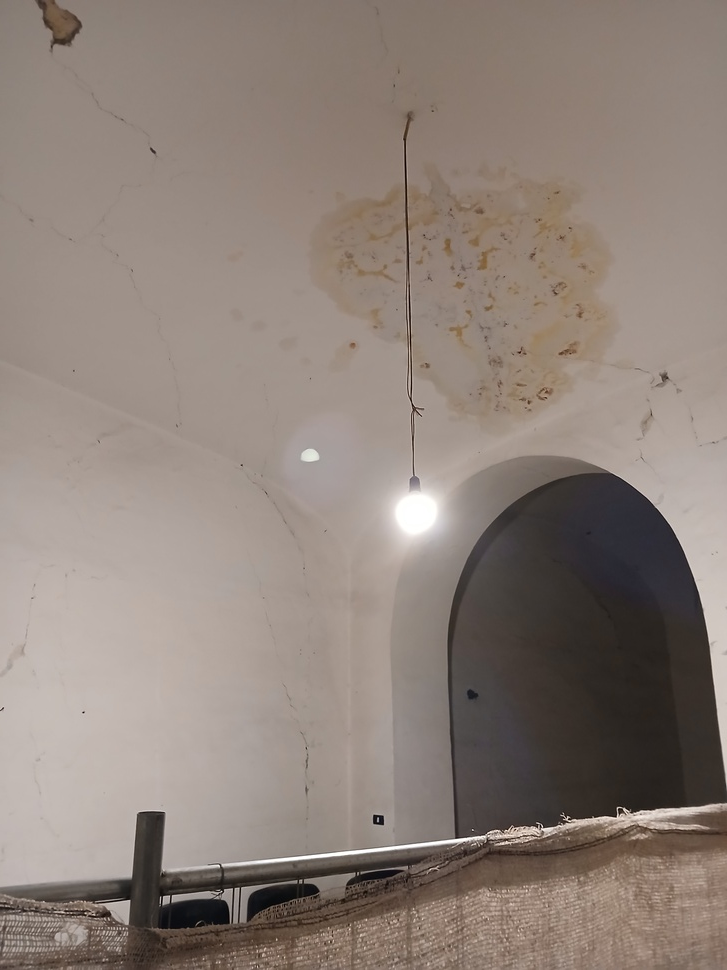
#> input picture pictures/20250611_232336.jpg, 727 x 970 px, shrunk from 3060 x 4080 before the run
$ jupyter execute dev.ipynb
#> lines starting #> are read from the running program, lines starting #| are printed output that depends on the picture
[cell 1]
import cv2
import numpy as np

[cell 2]
# [44 lines left out: function align_images, not called in this run]

[cell 3]
image1 = cv2.imread('pictures/20250611_232336.jpg')
#> image1 is the input picture: shape (970, 727, 3); mean B, G, R 120.8, 128.8, 141.4
image2 = cv2.imread('pictures/20250613_110137.jpg')
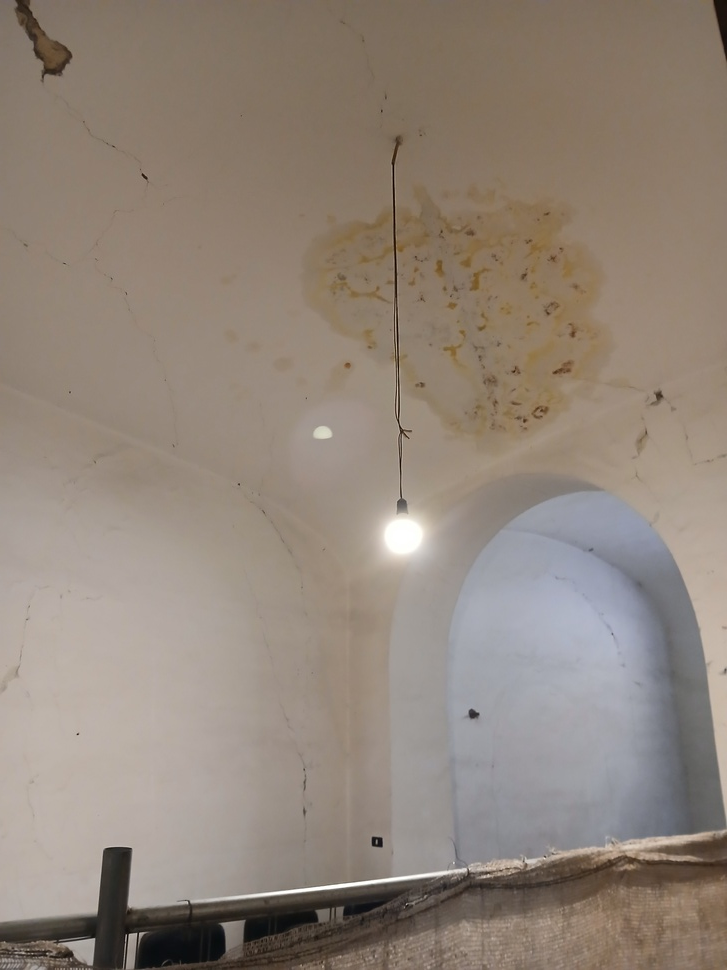
#> input picture pictures/20250613_110137.jpg, 727 x 970 px, shrunk from 3060 x 4080 before the run
#> image2 is the input picture: shape (970, 727, 3); mean B, G, R 121.7, 132.9, 145.3

[cell 4]
import matplotlib.pyplot as plt
plt.imshow(cv2.cvtColor(image1, cv2.COLOR_BGR2RGB))
plt.show()

[cell 5]
# [13 lines left out: functions histogram_equalization_gray, histogram_equalization_rgb, not called in this run]

def histogram_equalization_color(image, tile_size=(8,8)):
    # Convert the image to YCrCb color space
#> called with tile_size = (8, 8)
    ycrcb_image = cv2.cvtColor(image, cv2.COLOR_BGR2YCR_CB)
#> ycrcb_image: shape (970, 727, 3); mean of channels 0, 1, 2 131.7, 135, 121.9
    y_channel, cr_channel, cb_channel = cv2.split(ycrcb_image)
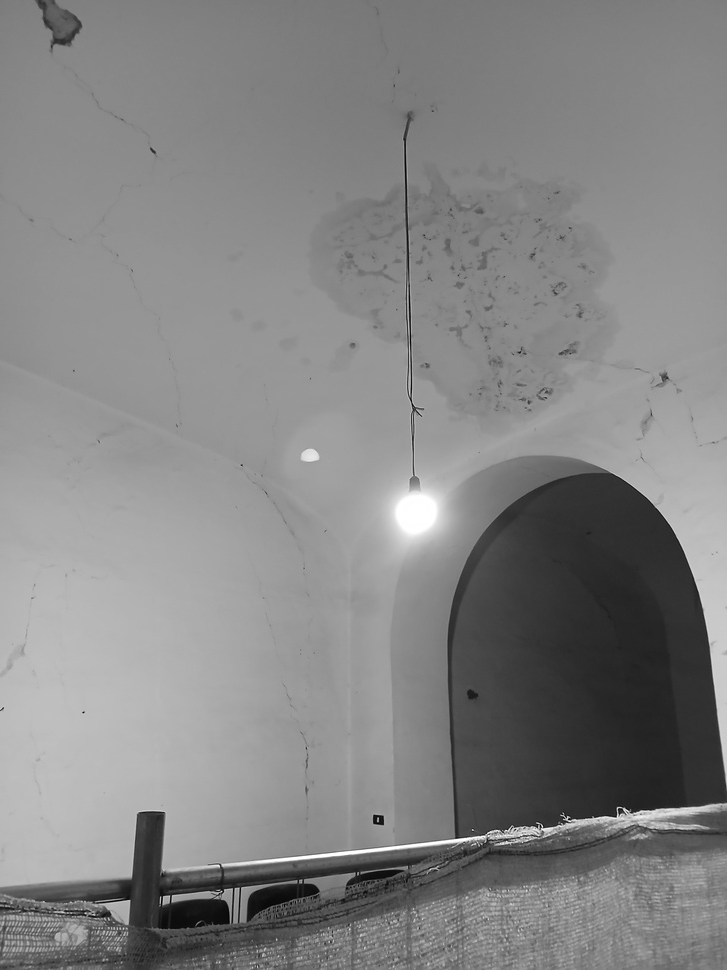
#> y_channel: shape (970, 727); min 1, max 255, mean 131.7
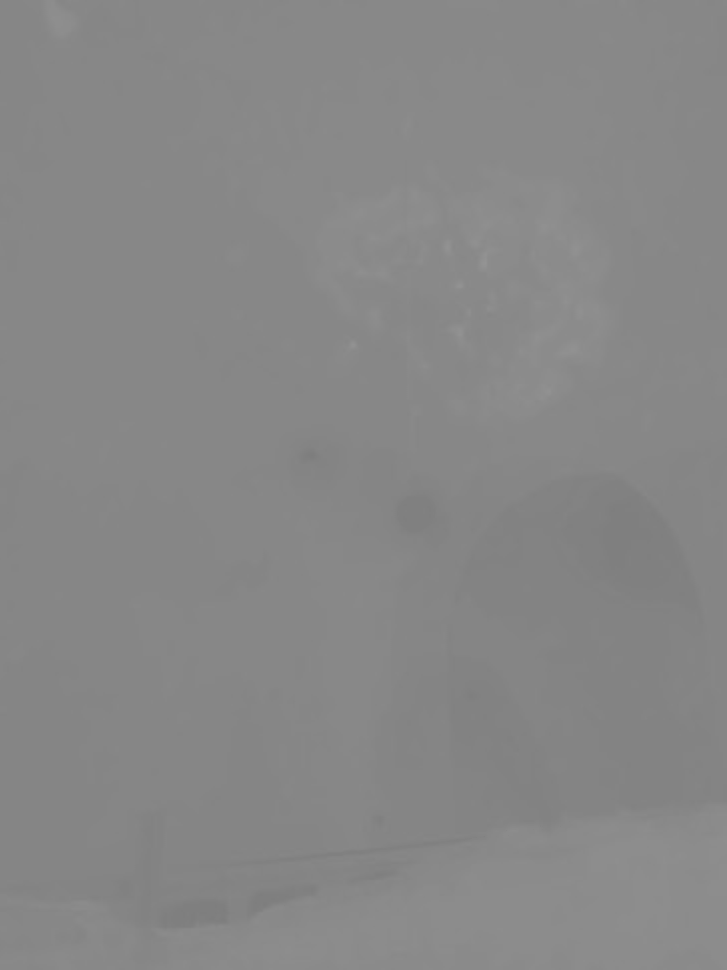
#> cr_channel: shape (970, 727); min 125, max 148, mean 135
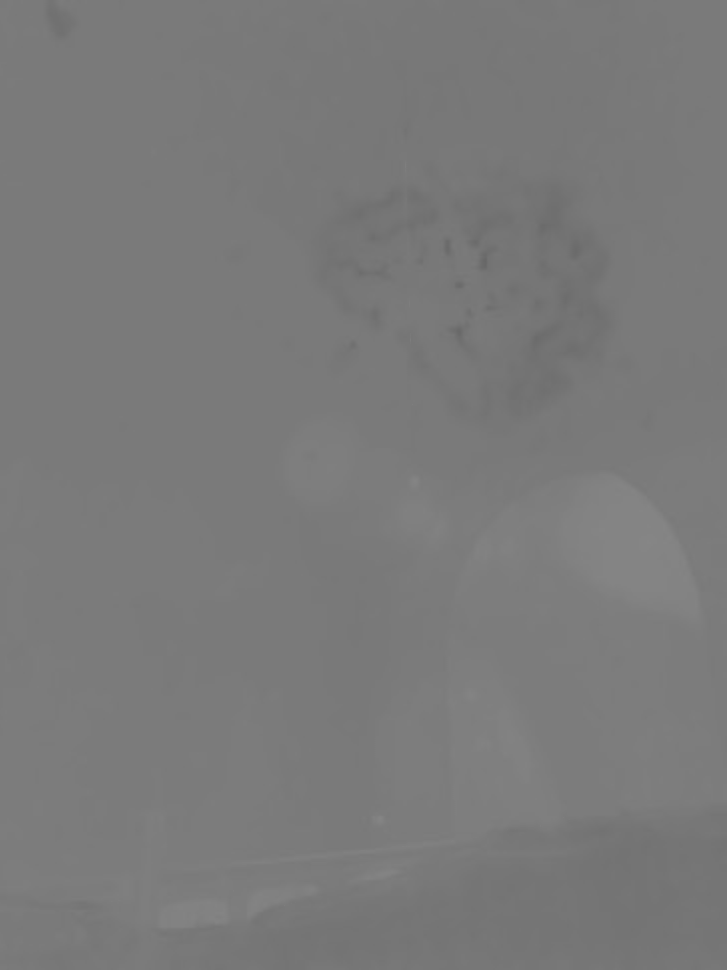
#> cb_channel: shape (970, 727); min 103, max 134, mean 121.9
    # Apply CLAHE (Contrast Limited Adaptive Histogram Equalization) to the Y channel
    clahe = cv2.createCLAHE(clipLimit=2.0, tileGridSize=tile_size)
    y_equalized = clahe.apply(y_channel)
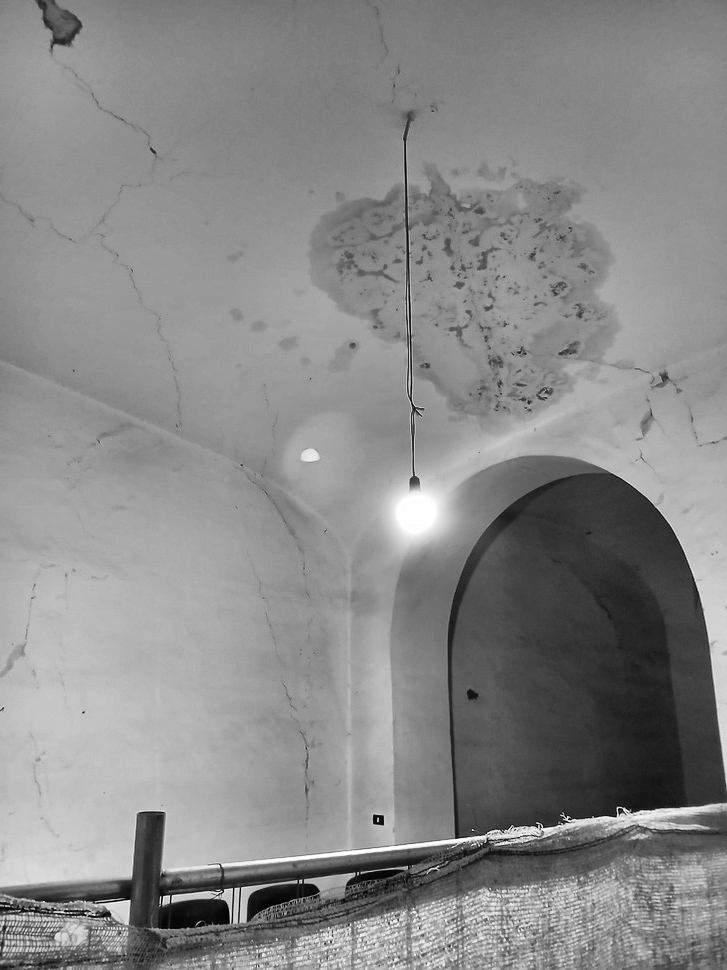
#> y_equalized: shape (970, 727); min 0, max 255, mean 136.1
    ycrcb_equalized = cv2.merge((y_equalized, cr_channel, cb_channel))
#> ycrcb_equalized: shape (970, 727, 3); mean of channels 0, 1, 2 136.1, 135, 121.9
    return cv2.cvtColor(ycrcb_equalized, cv2.COLOR_YCR_CB2BGR)
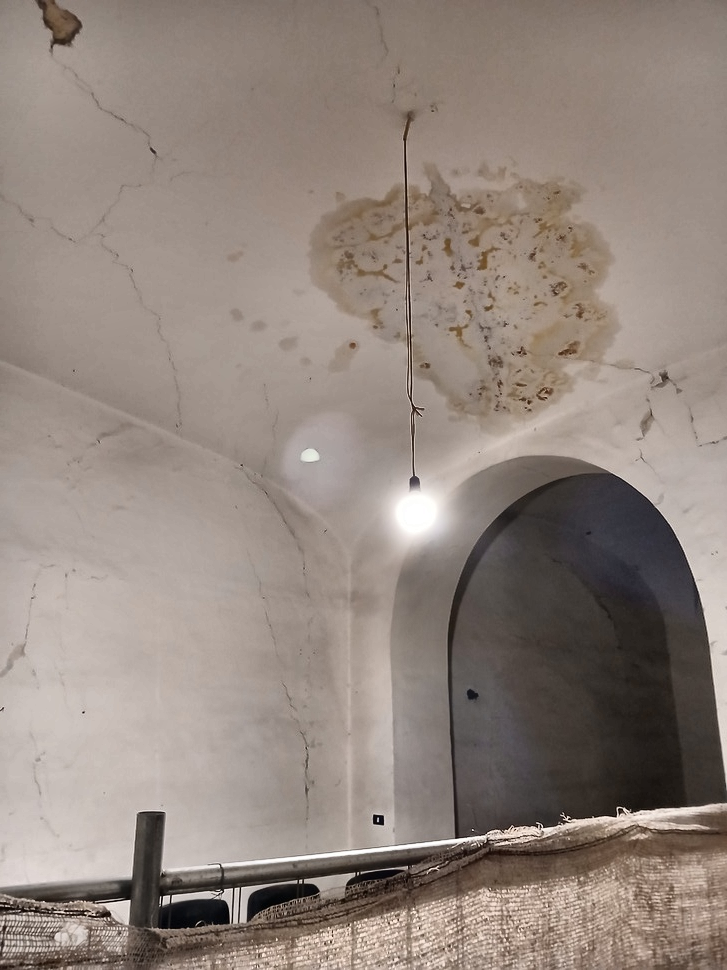
#> returned value: shape (970, 727, 3); mean B, G, R 125.2, 133.3, 145.9

[cell 6]
plt.imshow(cv2.cvtColor(histogram_equalization_color(image1), cv2.COLOR_BGR2RGB))
plt.show()
